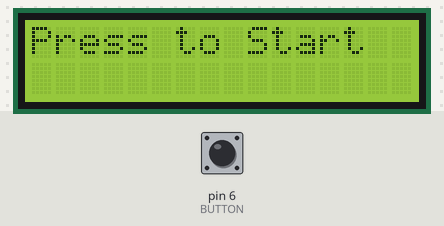
Simulated run of this sketch. Board: Arduino Uno, built with avr-gcc and run on an emulated ATmega328P. Shown: 16×2 character LCD. Inputs (shaded band) come from the test bench; at power-on: pin 6 (BUTTON) LOW.

Above: at 1.2 s.
1.3 s: pin 6 (BUTTON) pulled HIGH for 0.15 s
At 1.7 s:
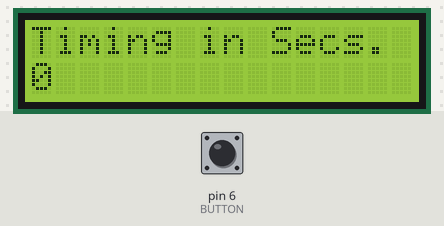
4.4 s: pin 6 (BUTTON) pulled HIGH for 1 s
At 5.2 s:
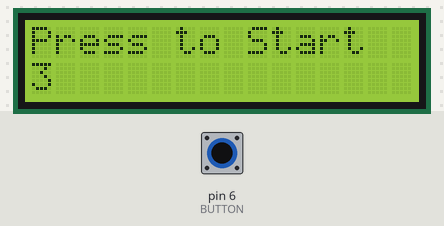
6.9 s: pin 6 (BUTTON) pulled HIGH for 0.15 s
At 8.6 s:
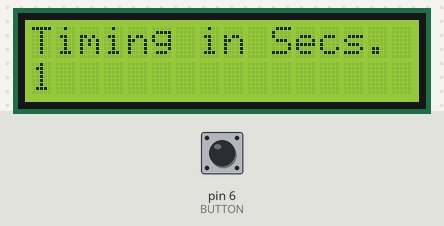
10.0 s: pin 6 (BUTTON) pulled HIGH for 3.2 s
At 10.7 s:
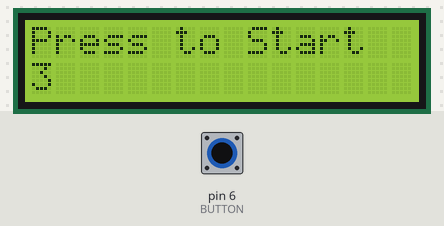
Timing chart, 0 to 13.0 s (numbered marks = the images above; inputs shaded):
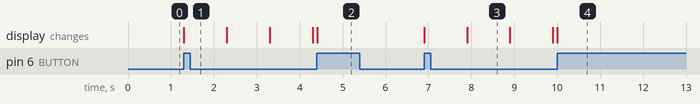

Measured:
- after the input at 1.3 s, the display: changes at once (image 1)
- after the input at 4.4 s, the display: changes at once (image 2)
- after the input at 6.9 s, the display: first changes at once (image 3 shows a later state)
- after the input at 10.0 s, the display: changes at once (image 4)
- what the display in image 3 shows lasts 1.0 s, from 7.9 s to 8.9 s

The sketch:

Stopwatch_01.ino
```cpp
#include <LiquidCrystal.h>


const int BUTTON = 6;
const String INITIAL_MESSAGE = "Press to Start";
const String TIMING_MESSAGE = "Timing in Secs.";

int buttonVal = 0;
int buttonOldVal = 0;
int buttonState = 0;

long startTime = 0;
long endTime = 0;
boolean showTimer = false;

LiquidCrystal lcd(12, 11, 5, 4, 3, 2);

void setup(){

  lcd.begin(16, 2);
  lcd.print(INITIAL_MESSAGE);

  pinMode(BUTTON, INPUT);

}

void loop(){

 buttonVal = digitalRead(BUTTON);

 if(buttonVal == HIGH && buttonOldVal == LOW){
   buttonState = 1 - buttonState;

   if(buttonState == 1){
     startTimer();
   } else {
     endTimer();
   }

 }

 if(showTimer == true){
   printTime();
 }

 buttonOldVal = buttonVal;

}

void startTimer(){

 showTimer = true;
 startTime = millis();
 lcd.clear();
 lcd.print(TIMING_MESSAGE);

}

void endTimer(){

 showTimer = false;
 lcd.clear();
 lcd.print(INITIAL_MESSAGE);
 lcd.setCursor(0, 1);
 lcd.print(endTime / 1000);

}

void printTime(){

  long timeVal = endTime = millis() - startTime;

  lcd.setCursor(0, 1);
  lcd.print(timeVal / 1000);

}
```
